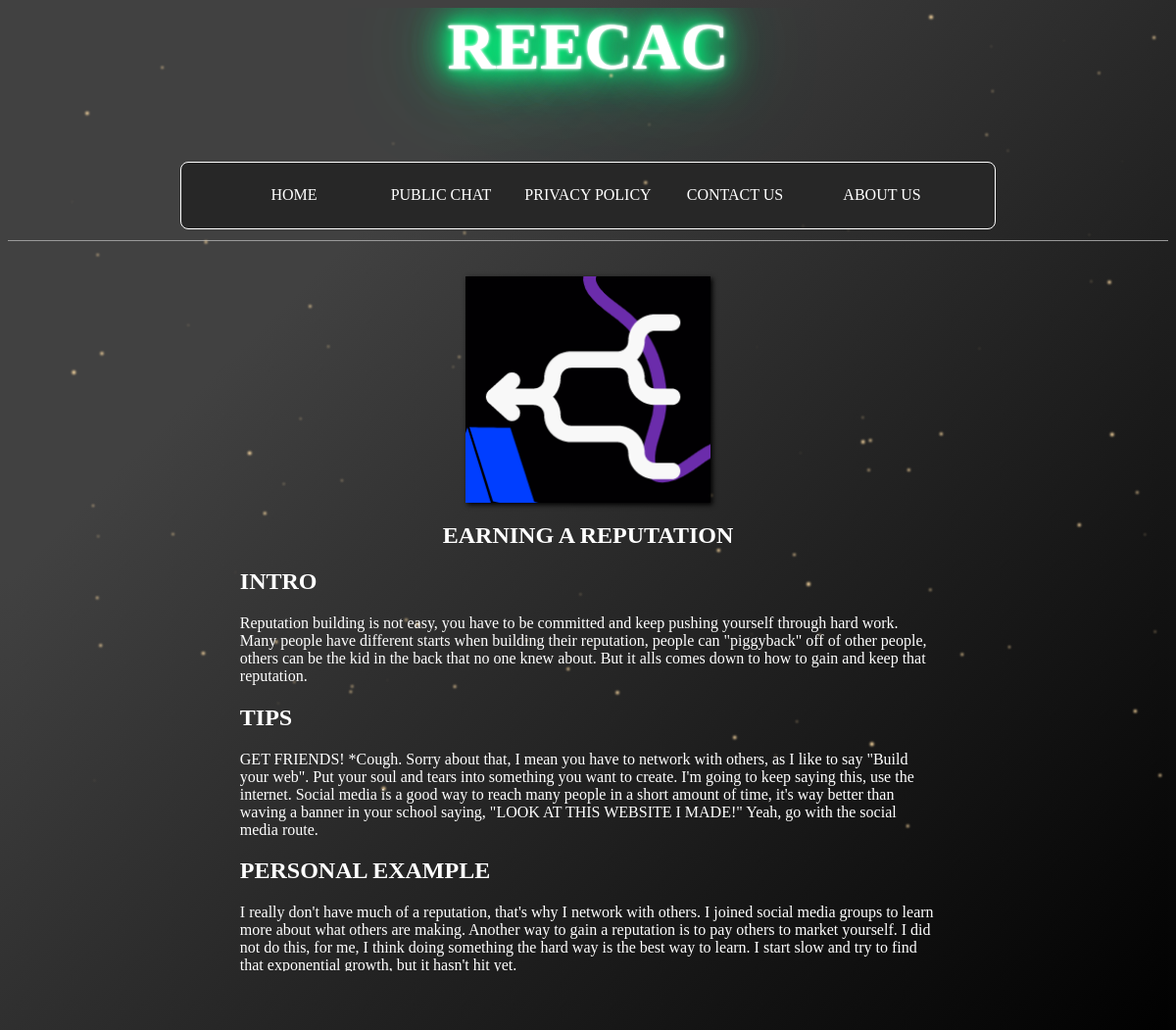
Screenshot of /post/12/ with the database file from the repository.
### blog/models.py (models this page shows, shortened)
class Post(models.Model):
    title = models.CharField(max_length=200)
    author = models.ForeignKey(
        'auth.User',
        on_delete=models.CASCADE,
    )
    img = models.CharField(max_length=60)

class Content(models.Model):
    post = models.ForeignKey(Post, on_delete=models.CASCADE)
    head = models.CharField(max_length=200)
    body = models.TextField()

### blog/views.py (the view)
# urls.py: path('post/<int:pk>/', BlogDetailView.as_view(), name='post_detail'),
class BlogDetailView(DetailView):
    model = Post
    template_name = 'post_detail.html'

### blog/templates/post_detail.html (shortened to what this page needs)
{% extends 'base.html' %}
{% load static %}
{% block content %}
<div class="column-img" style="margin-top: 3%;">
    {% with 'img/'|add:post.img|add:'.PNG' as image_static %}
    <img src="{% static image_static %}" style="width:100%;"/>
    {% endwith %}
</div>
<div class="column-text">
    <h2 style="color:white">{{ post.title }}</h2>
    {% for content in post.content_set.all %}
        <h2 style="color: white;text-align: left;">{{ content.head }}</h2>
        <p style="color:white;text-align: left;"> {{ content.body }}</p>
    {% endfor %}
</div>
{% endblock content %}

### blog/static/css/base.css (style rules this page uses)
html, body { color: white; background-color: #000000; font-family: Candara; background-image: linear-gradient(315deg, #000000 0%, #414141 74%); }
.column-img { -webkit-box-shadow: 2px 2px 5px 0px rgba(0, 0, 0, 1); -moz-box-shadow: 2px 2px 5px 0px rgba(0, 0, 0, 1); box-shadow: 2px 2px 5px 0px rgba(0, 0, 0, 1); display: block; margin-left: auto; margin-right: auto; width: 250; }
.column-text { float: left; text-align:center; width: 60%; padding-left: 20%; padding-right: 20%; }

### blog/static/css/fireflies.css (style rules this page uses)
html, body { overflow:hidden; background-color: #000000; background-image: linear-gradient(315deg, #000000 0%, #414141 74%); }

### rows the page displays
Post: title "EARNING A REPUTATION"
Content: head "INTRO", body "Reputation building is not easy, you have to be committed and keep pushing yourself through hard work. Many people have different starts when building their reputation, people can \"piggyback\" off of other people, others can be the kid in the back that no one knew about. But it alls comes down to how to gain and keep that reputation."
Content: head "TIPS", body "GET FRIENDS! *Cough. Sorry about that, I mean you have to network with others, as I like to say \"Build your web\". Put your soul and tears into something you want to create. I'm going to keep saying this, use the internet. Social media is a good way to reach many people in a short amount of time, it's way better than waving a banner in your school saying, \"LOOK AT THIS WEBSITE I MADE!\" Yeah, go with the social media route."
Content: head "PERSONAL EXAMPLE", body "I really don't have much of a reputation, that's why I network with others. I joined social media groups to learn more about what others are making. Another way to gain a reputation is to pay others to market yourself. I did not do this, for me, I think doing something the hard way is the best way to learn. I start slow and try to find that exponential growth, but it hasn't hit yet."
